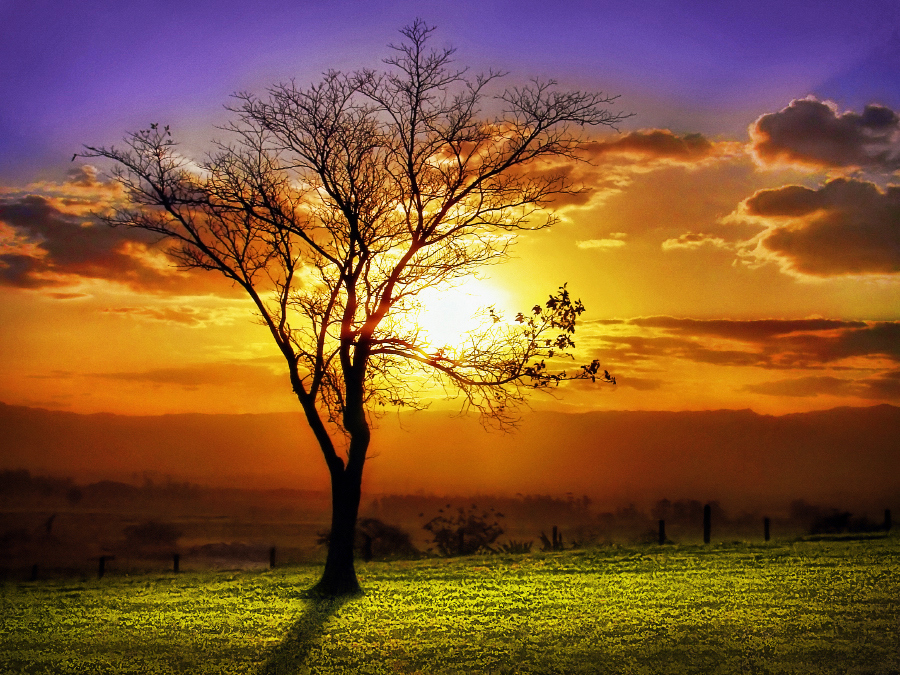
#> input picture hsv/download.jpg, 900 x 675 px, given in place of the camera
$ python monoshade.py   (Python 2 division)
#> lines starting #> are read from the running program, lines starting #| are printed output that depends on the picture
import cv2
import numpy as np
def nothing(x):
    pass

cap = cv2.VideoCapture(0)

while(1):
	ret,im_gray = cap.read()
#> im_gray is the input picture: shape (675, 900, 3); mean B, G, R 51.4, 88.7, 131.9
	im_gray1=cv2.cvtColor(im_gray,cv2.COLOR_BGR2RGB)
	im_color = cv2.applyColorMap(im_gray, cv2.COLORMAP_JET)
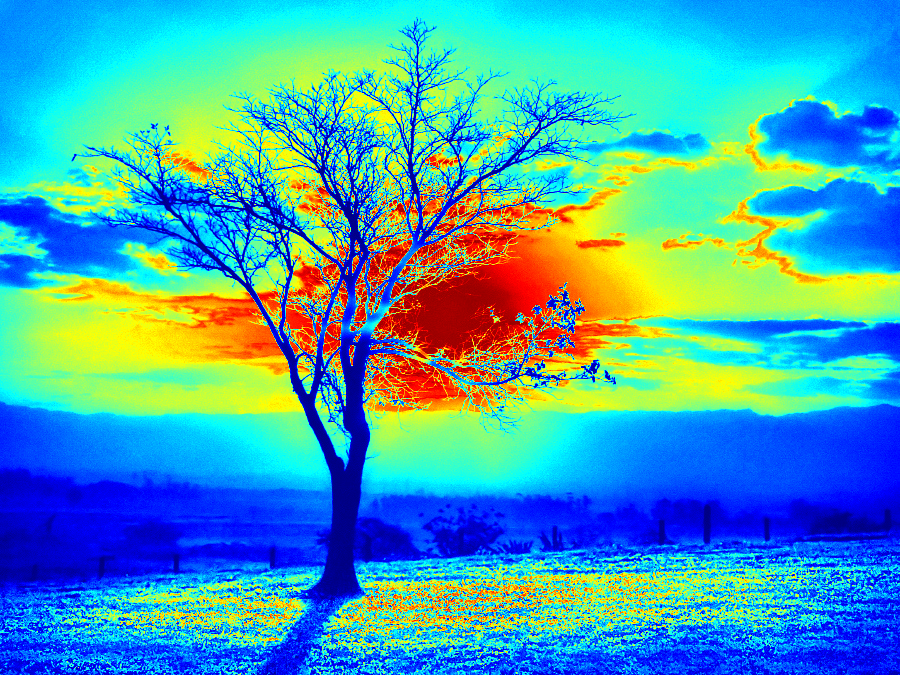
#> im_color: shape (675, 900, 3); mean B, G, R 178.8, 162.4, 70.2
	im_color1 = cv2.applyColorMap(im_gray1, cv2.COLORMAP_SUMMER)
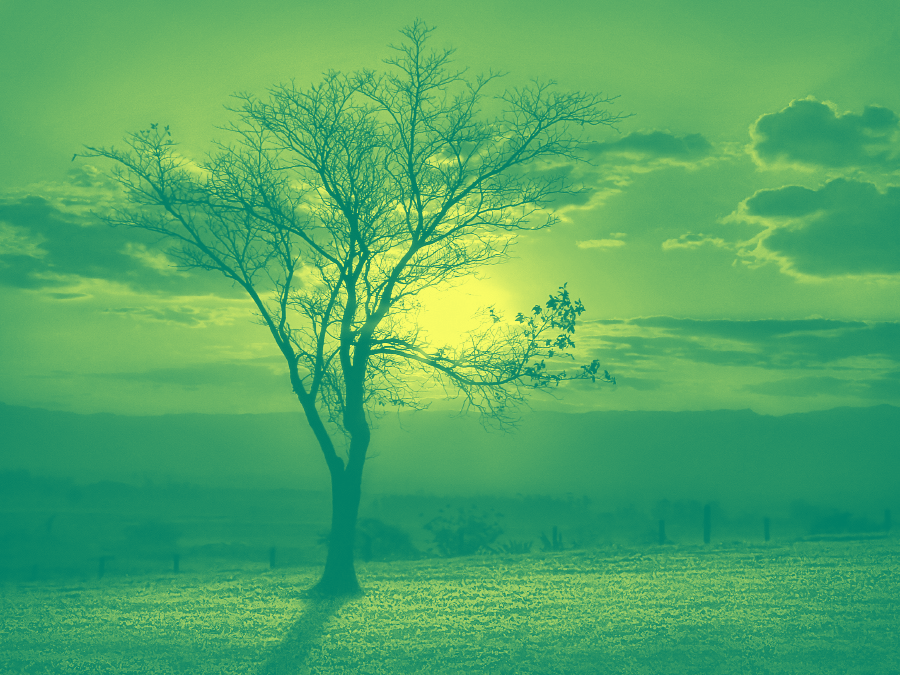
#> im_color1: shape (675, 900, 3); mean B, G, R 102, 168.7, 82.5
	im_color2 = cv2.applyColorMap(im_gray, cv2.COLORMAP_PINK)
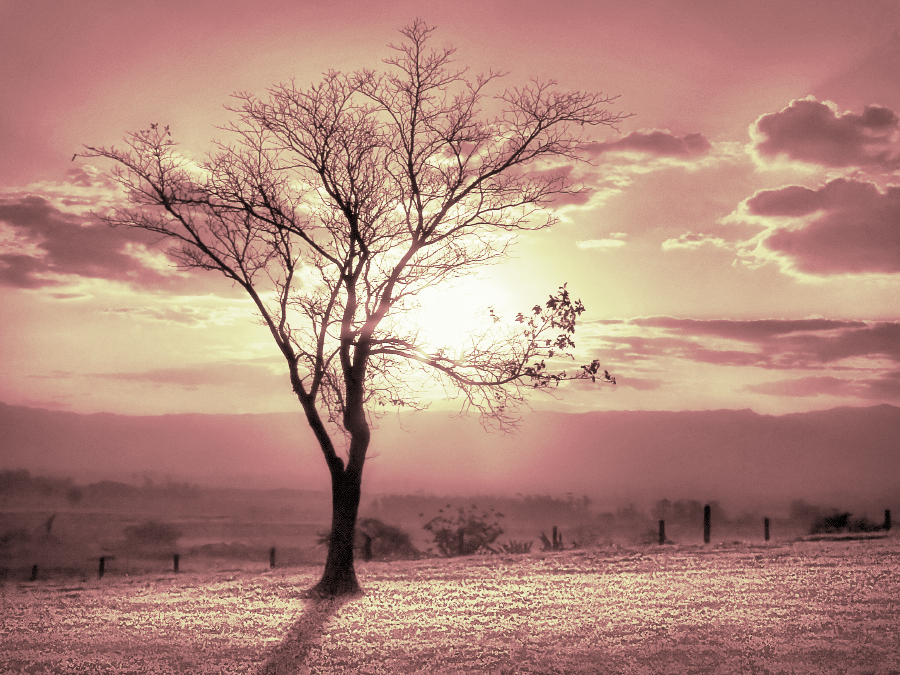
#> im_color2: shape (675, 900, 3); mean B, G, R 124.5, 135.9, 177.7
	im_color3 = cv2.applyColorMap(im_gray, cv2.COLORMAP_SUMMER)
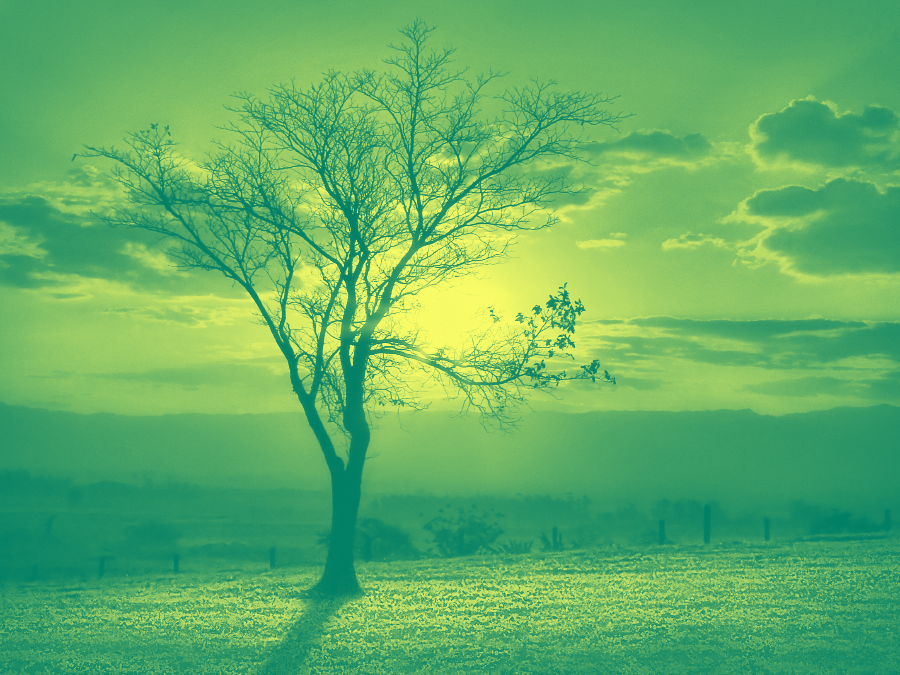
#> im_color3: shape (675, 900, 3); mean B, G, R 102, 176.2, 97.4
	im_color2 = cv2.applyColorMap(im_gray, cv2.COLORMAP_PINK)
#        im_color3=cv2.medianBlur(im_color3,15)
 	blur = cv2.GaussianBlur(im_color3,(15,15),0)
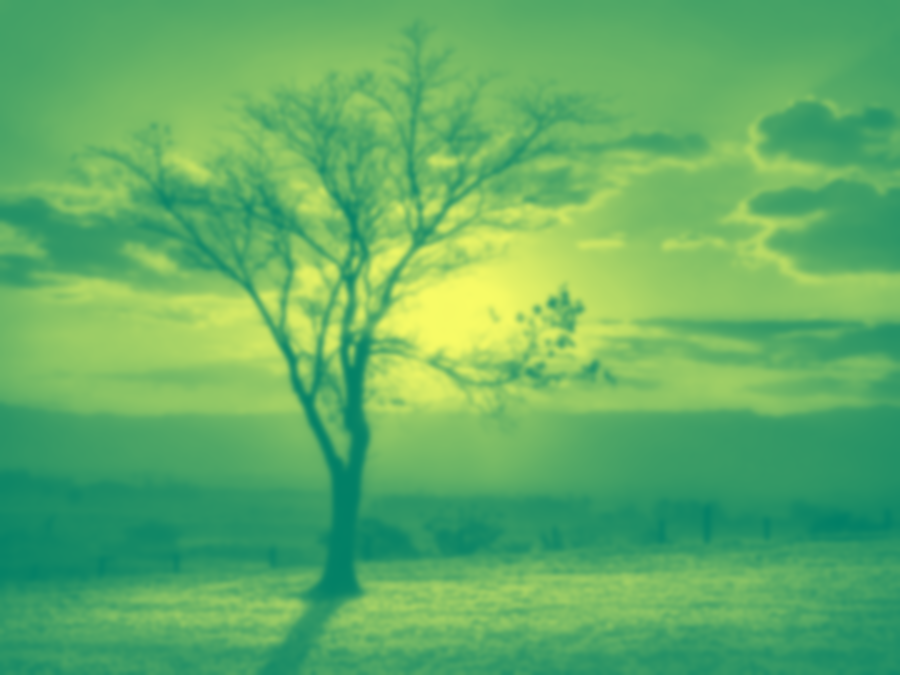
#> blur: shape (675, 900, 3); mean B, G, R 102, 176.2, 97.4
        kernel = np.ones((5,5),np.uint8)
        erosion = cv2.erode(blur,kernel,iterations = 1)
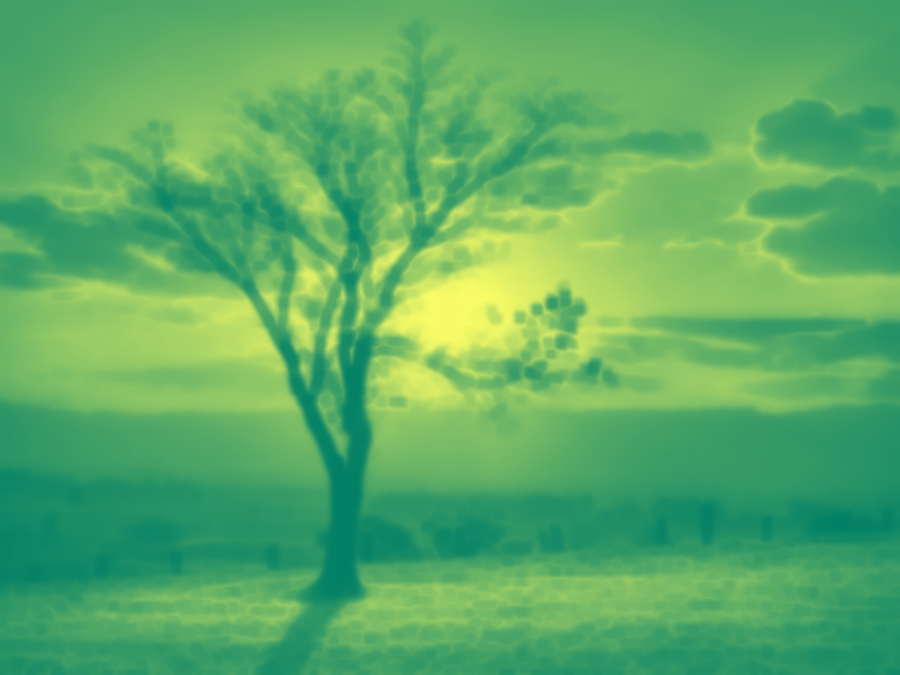
#> erosion: shape (675, 900, 3); mean B, G, R 102, 173.1, 91.3
        im_color3 = cv2.dilate(blur,kernel,iterations = 1)
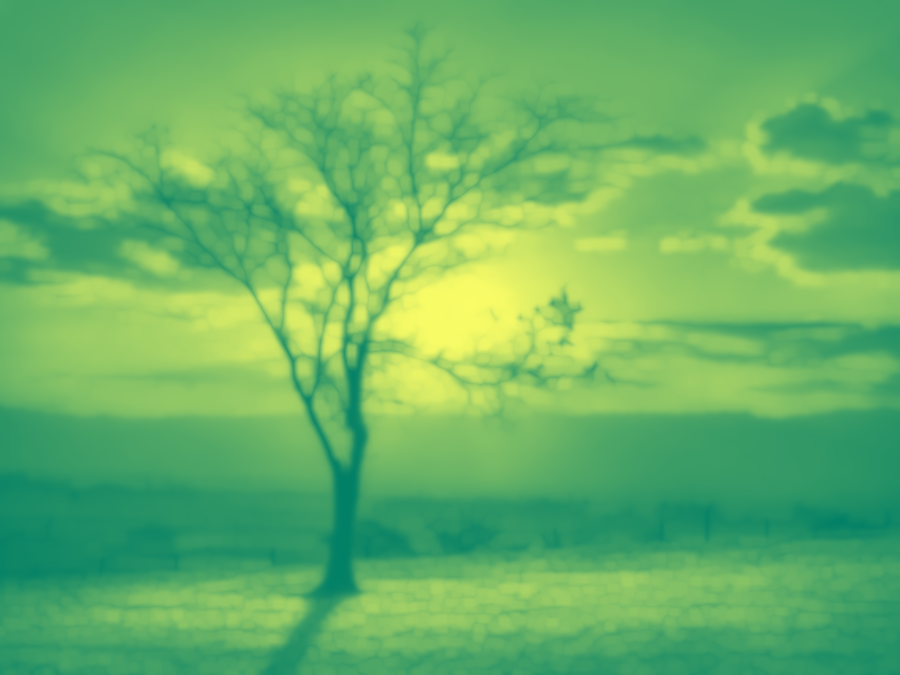
#> im_color3: shape (675, 900, 3); mean B, G, R 102, 179.3, 103.5


	cv2.imshow('Red color', im_color3)
	cv2.imshow('autumn',im_color1)
#	cv2.imshow('pink',im_color2)
	k = cv2.waitKey(1)
#> (key Esc is pressed here)
	if k == 27:
		break

cv2.destroyAllWindows()
